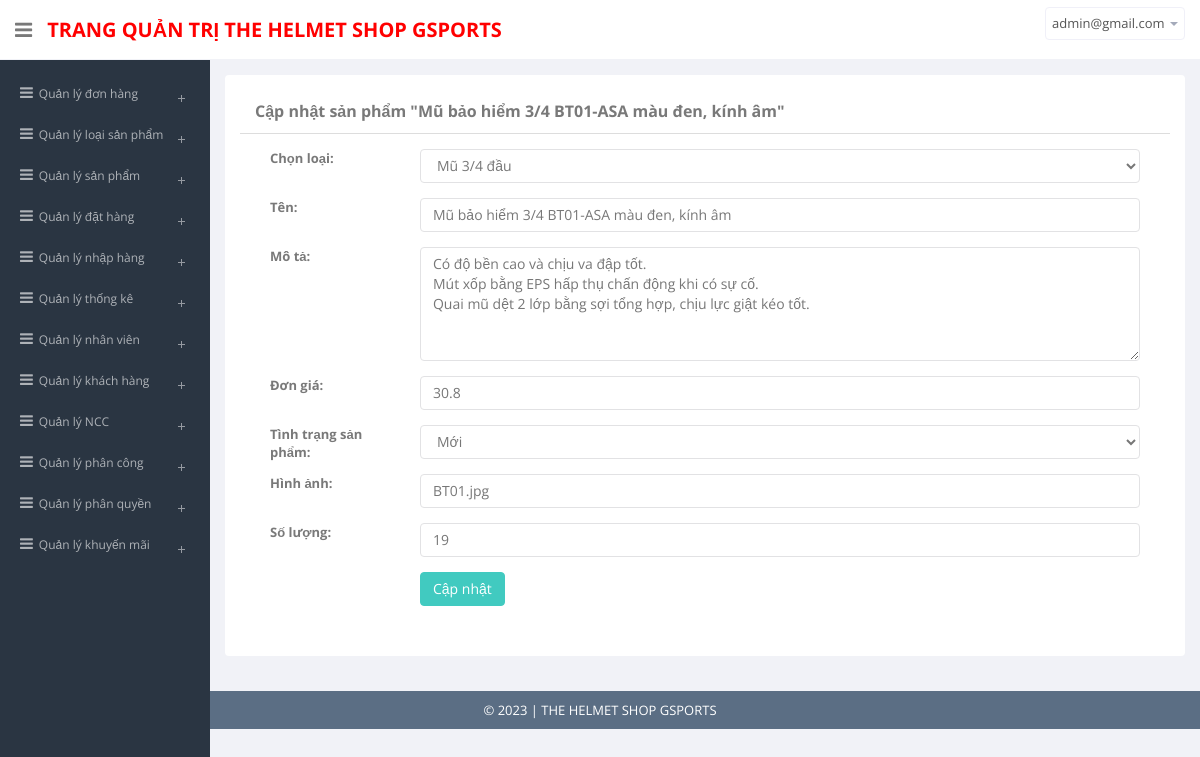
The page /admin/views/edit-product.php?id=MH01 (signed in) on the database its author committed.
### tables this page shows
CREATE TABLE `products` (
  `product_code` varchar(20) NOT NULL,
  `name` varchar(100) NOT NULL,
  `description` varchar(900) NOT NULL,
  `price` float NOT NULL,
  `image` varchar(100) DEFAULT NULL,
  `quantity_exist` int(11) NOT NULL,
  `new` tinyint(1) NOT NULL COMMENT '0: cũ, 1: mới',
  `status` tinyint(1) NOT NULL COMMENT '0: chưa xóa, 1: đã xóa',
  `cate_code` varchar(20) NOT NULL,
  `supp_code` varchar(20) DEFAULT NULL
);

CREATE TABLE `categories` (
  `cate_code` varchar(20) NOT NULL,
  `name` varchar(100) NOT NULL,
  `status` int(1) NOT NULL COMMENT '0: chưa xóa, 1: đã xóa'
);

### admin/model/BaseModel.php (called while the page is built, shortened)
<?php
class BaseModel{
    public $db;
    function __construct(){
        try{
            $this->db = new PDO('mysql:host=127.0.0.1:3306;dbname=helmet_shop','root','');
            $this->db->exec('SET NAMES UTF8');
        } catch(PDOException $e){
            echo "Lỗi: ".$e->getMessage();
            die;
        }
    }
    function setStatement($sql,$value = []){
        $stmt = $this->db->prepare($sql);
        return $stmt;
    }
    function loadOneRow($sql,$value=[]){
        $stmt = $this->setStatement($sql,$value);
        $check = $stmt->execute();
        return $stmt->fetch(PDO::FETCH_OBJ);
    }
    function loadMoreRows($sql,$value=[]){
        $stmt = $this->setStatement($sql,$value);
        $check = $stmt->execute();
        return $stmt->fetchAll(PDO::FETCH_OBJ);
    }
}
?>

### admin/model/EditProductModel.php (called while the page is built, shortened)
<?php
    include_once($_SERVER["DOCUMENT_ROOT"].'\helmet_shop\admin\model\BaseModel.php');
    class EditProductModel extends BaseModel{
        function getProductsById($id){
            $sql = "SELECT * FROM products WHERE product_code='$id'";
           return  $this->loadOneRow($sql);
        }
        function getType(){
            $sql="SELECT * FROM categories WHERE status='0'";
            return $this->loadMoreRows($sql);
        }
    }
?>

### admin/views/edit-product.php (the view, shortened to what this page needs)
<?php
include_once('..\model\EditProductModel.php');
$model=new EditProductModel;
$product_code=$_GET['id'];
$product_change=$model->getProductsById($product_code);
$types=$model->getType();
?>
<head>
    <?php include_once('..\views\common.php'); ?>
</head>
<body>
    <section id="container">
    <?php include_once 'header.php'?>
    <?php if (isset($_SESSION['login_email'])) include_once 'menu.php'; ?>
    <section id="main-content">
        <section class="wrapper">
            <div class="panel panel-body">
                <section class="content">
                    <div class="panel panel-default">
                        <div class="panel-heading">
                            <b>Cập nhật sản phẩm "<?=$product_change->name?>"</b>
                        </div>
                        <div class="panel-body">
                            <div class="form-group">
                                <label class="col-sm-2">Chọn loại:</label>
                                <div class="col-sm-10">
                                    <select name="type" class="form-control" id="cate">
                                        <?php foreach ($types as $t): ?>
                                        <option value="<?=$t->cate_code?>"
                                        <?php if ($product_change->cate_code==$t->cate_code): ?> selected
                                        <?php endif?>><?=$t->name?></option>
                                        <?php endforeach?>
                                    </select>
                                </div>
                            </div>
                            <div class="form-group">
                                <label class="col-sm-2">Tên:</label>
                                <div class="col-sm-10">
                                    <input type="text" id="ten" class="form-control" name="name"
                                        placeholder="Nhập tên sản phẩm" value="<?=$product_change->name?>" required>
                                </div>
                            </div>
                            <div class="form-group">
                                <label class="col-sm-2">Mô tả:</label>
                                <div class="col-sm-10">
                                    <textarea name="detail" id="mota" class="form-control" id="desc" required
                                        rows="5"><?=$product_change->description?></textarea>
                                </div>
                            </div>
                            <div class="form-group">
                                <label class="col-sm-2">Đơn giá:</label>
                                <div class="col-sm-10">
                                    <input value="<?=$product_change->price?>" class="form-control" name="price" placeholder="Nhập giá tiền sản phẩm" required>
                                </div>
                            </div>
                            <div class="form-group">
                                <label class="col-sm-2">Tình trạng sản phẩm:</label>
                                <div class="col-sm-10">
                                    <select name="status" class="form-control">
                                    <option value="1" <?php if ($product_change->new == 1): ?> selected
                                        <?php endif?>>Mới</option>
                                    </select>
                                </div>
                            </div>
                            <div class="form-group">
                                <label class="col-sm-2">Hình ảnh:</label>
                                <div class="col-sm-10">
                                    <input type="text" class="form-control" name="image" placeholder="Nhập tên ảnh" value="<?=$product_change->image?>" required>
                                </div>
                            </div>
                            <div class="form-group">
                                <label class="col-sm-2">Số lượng:</label>
                                <div class="col-sm-10">
                                    <input type="number" class="form-control" name="quantity" placeholder="Nhập số lượng tồn" value="<?=$product_change->quantity_exist?>" required>
                                </div>
                            </div>
                            <div class="form-group">
                                <div class="col-sm-10 col-sm-offset-2">
                                    <button type="submit" id="btnCapNhat" class="btn btn-primary" name="submit">Cập nhật</button>
                                </div>
                            </div>
                        </div>
                    </div>
                </section>
            </div>
        </section>
    </section>
    <?php include_once('footer.php'); ?>
    </section>
</body>
</html>

### admin/views/edit-product.php (style rules this page uses)
select,input,textarea { margin-bottom:15px; }

### rows shown on the page
products: name "Mũ bảo hiểm 3/4 BT01-ASA màu đen, kính âm", type "Mũ 3/4 đầu", detail "Có độ bền cao và chịu va đập tốt. Mút xốp bằng EPS hấp thụ chấn động khi có sự cố. Quai mũ dệt 2 lớp bằng sợi tổng hợp, chịu lực giật kéo tốt.", price "30.8", status "Mới", image "BT01.jpg", quantity "19"

### other values the page prints
SHOP_NAME "THE HELMET SHOP GSPORTS"
$_SESSION['login_email'] "admin@gmail.com"
$key "Quản lý đơn hàng"
$key "Quản lý loại sản phẩm"
$key "Quản lý sản phẩm"
$key "Quản lý đặt hàng"
$key "Quản lý nhập hàng"
$key "Quản lý thống kê"
$key "Quản lý nhân viên"
$key "Quản lý khách hàng"
$key "Quản lý NCC"
$key "Quản lý phân công"
$key "Quản lý phân quyền"
$key "Quản lý khuyến mãi"
